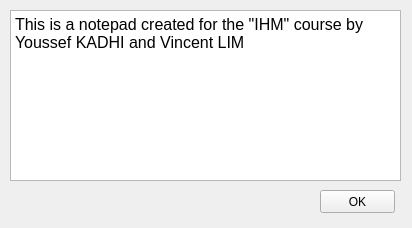
<?xml version="1.0" encoding="UTF-8"?>
<ui version="4.0">
 <class>Form</class>
 <widget class="QWidget" name="Form">
  <property name="geometry">
   <rect>
    <x>0</x>
    <y>0</y>
    <width>412</width>
    <height>228</height>
   </rect>
  </property>
  <property name="maximumSize">
   <size>
    <width>412</width>
    <height>228</height>
   </size>
  </property>
  <property name="windowTitle">
   <string>About</string>
  </property>
  <property name="autoFillBackground">
   <bool>true</bool>
  </property>
  <property name="locale">
   <locale language="English" country="UnitedStates"/>
  </property>
  <widget class="QPushButton" name="pushButton">
   <property name="geometry">
    <rect>
     <x>320</x>
     <y>190</y>
     <width>75</width>
     <height>23</height>
    </rect>
   </property>
   <property name="text">
    <string>OK</string>
   </property>
  </widget>
  <widget class="QTextBrowser" name="textBrowser">
   <property name="geometry">
    <rect>
     <x>10</x>
     <y>10</y>
     <width>391</width>
     <height>171</height>
    </rect>
   </property>
   <property name="html">
    <string>&lt;!DOCTYPE HTML PUBLIC &quot;-//W3C//DTD HTML 4.0//EN&quot; &quot;http://www.w3.org/TR/REC-html40/strict.dtd&quot;&gt;
&lt;html&gt;&lt;head&gt;&lt;meta name=&quot;qrichtext&quot; content=&quot;1&quot; /&gt;&lt;style type=&quot;text/css&quot;&gt;
p, li { white-space: pre-wrap; }
&lt;/style&gt;&lt;/head&gt;&lt;body style=&quot; font-family:'MS Shell Dlg 2'; font-size:8.25pt; font-weight:400; font-style:normal;&quot;&gt;
&lt;p style=&quot; margin-top:0px; margin-bottom:0px; margin-left:0px; margin-right:0px; -qt-block-indent:0; text-indent:0px;&quot;&gt;&lt;span style=&quot; font-size:12pt;&quot;&gt;This is a notepad created for the &amp;quot;IHM&amp;quot; course by Youssef KADHI and Vincent LIM&lt;/span&gt;&lt;/p&gt;&lt;/body&gt;&lt;/html&gt;</string>
   </property>
  </widget>
 </widget>
 <resources/>
 <connections>
  <connection>
   <sender>pushButton</sender>
   <signal>clicked()</signal>
   <receiver>Form</receiver>
   <slot>close()</slot>
   <hints>
    <hint type="sourcelabel">
     <x>336</x>
     <y>279</y>
    </hint>
    <hint type="destinationlabel">
     <x>282</x>
     <y>284</y>
    </hint>
   </hints>
  </connection>
 </connections>
</ui>
